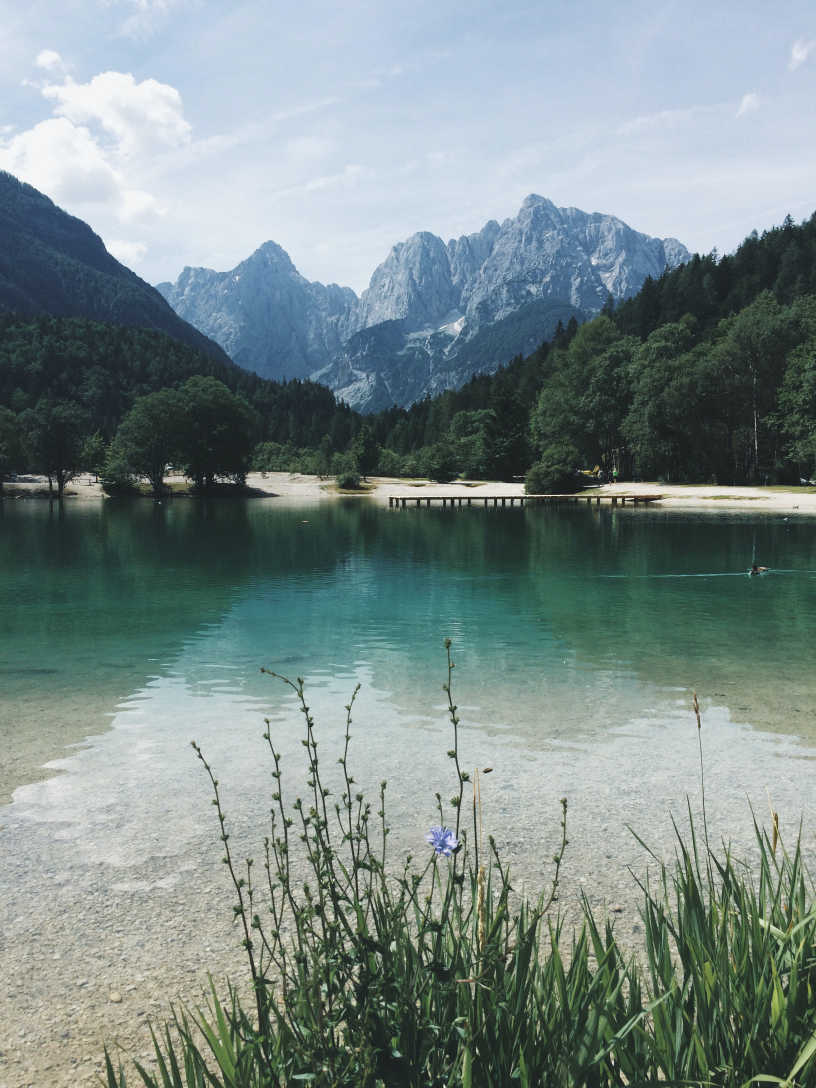
#> input picture JPG/river.jpg, 2448 x 3264 px (shown at 1/3 size); its folder holds only this picture in this run
$ python main.py
#> lines starting #> are read from the running program, lines starting #| are printed output that depends on the picture
from pathlib import Path, PurePath
from PIL import Image

p = Path('.')
my_folder = p / 'JPG'
out_folder = p / 'PNG'

if not Path(out_folder).exists():
    Path(out_folder).mkdir()

for filename in my_folder.iterdir():
    img = Image.open(filename)
#> img is the input picture: PIL image 2448x3264 RGB; mean R, G, B 122.4, 138.3, 137
    clean_name = PurePath(filename).name
    img.thumbnail((400, 400))
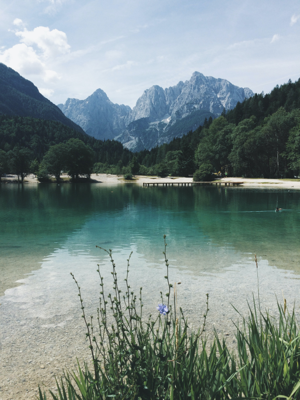
#> img: PIL image 300x400 RGB; mean R, G, B 122.5, 138.4, 137
    img.save(f'{out_folder}/{clean_name[:-4]}.png', 'png')
    print(f'{clean_name[:-4]}.png : Completed')
